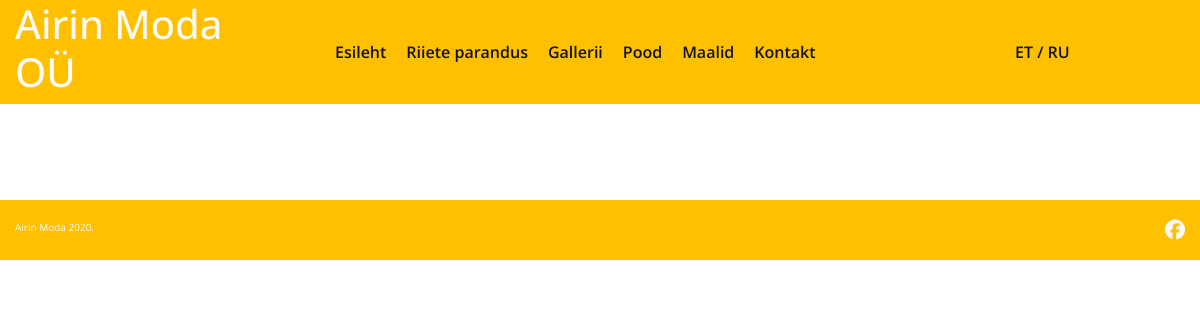
Page /paints on the earlier database version.
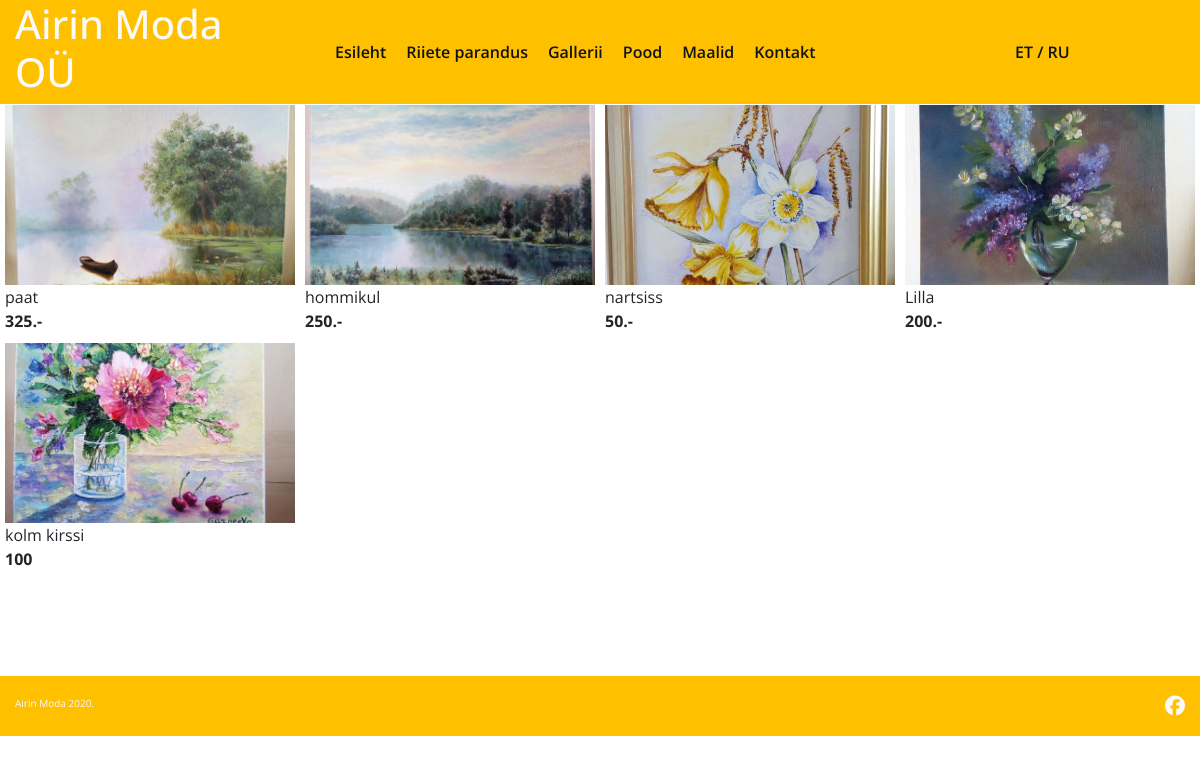
Same page on the later database version.
### gallery/models.py (models this page shows, shortened)
class Paint(models.Model):
    paint_title = models.CharField(max_length=200)
    paint_title_rus = models.CharField(max_length=200)
    paint_text = models.CharField(max_length=200)
    paint_image = models.ImageField(upload_to='gallery/')

### gallery/views.py (the view)
# urls.py: path('paints', views.paint, name='paint'),
def paint(request):
    paints = Paint.objects.all()
    return render(request, 'gallery/maalid.html', {'paints': paints})

### gallery/templates/gallery/maalid.html
{% extends 'gallery/base.html' %}
{% block content %}
{% load static %}
    <div class="gallery">
        <div class="container-fluid">
            <div class="row">
                {% for paint in paints %}
                    <div class="col-md-3">
                            <a data-fancybox="gallery" href="{{ paint.paint_image.url}}">
                                <img src="{{ paint.paint_image.url}}">
                            </a>
                            <p>{{ paint.paint_title }}</p>
                            <b>{{ paint.paint_text }}</b>
                    </div>
                {% endfor %}
            </div>
        </div>
    </div>
{% endblock %}

### gallery/templates/gallery/base.html (shortened to what this page needs)
<!doctype html>
{% load static %}
<html lang="en">
  <head>
    <link rel="stylesheet" href="https://stackpath.bootstrapcdn.com/bootstrap/4.3.1/css/bootstrap.min.css">
    <link rel="stylesheet" href="https://cdn.jsdelivr.net/gh/fancyapps/fancybox@3.5.7/dist/jquery.fancybox.min.css" />
    <link rel="stylesheet" href="{% static 'css/style.css' %}">
  </head>
  <body>
    <div class="header">
        <div class="container-fluid">
            <div class="row">
                <div class="col-md-3">
                    <a href="{% url 'gallery_list' %}"><h1>Airin Moda OÜ</h1></a>
                </div>
                <div class="col-sm-9 col-md-7">
                    <div class="menu">
                        <a href="{% url 'gallery_list' %}">Esileht</a>
                        <a href="{% url 'hinnad' %}">Riiete parandus</a>
                        <a href="{% url 'gallery_detail' %}">Gallerii</a>
                        <a href="{% url 'shop' %}">Pood</a>
                        <a href="{% url 'paint' %}">Maalid</a>
                        <a href="{% url 'gallery_list' %}">Kontakt</a>
                    </div>
                </div>
                <div class="col-sm-2 col-md-2">
                    <div class="lang">
                        <a href="{% url 'gallery_list' %}">ET</a>
                        <span>/</span>
                        <a href="{% url 'rus' %}">RU</a>
                    </div>
                </div>
            </div>
        </div>
    </div>
        {% block content %}
        {% endblock %}
    <div class="footer">
        <div class="container-fluid">
            <div class="row">
                <div class="col-6">
                    <p>Airin Moda 2020.</p>
                </div>
                <div class="col-6">
                    <a href="#"><i class="fab fa-facebook"></i></a>
                </div>
            </div>
        </div>
    </div>
  </body>
</html>

### gallery/static/css/style.css (style rules this page uses)
body, * { font-family: 'Open Sans', sans-serif; }
p { margin: 0; }
.header { position: fixed; z-index: 10; width: 100vw; background-color: #ffc000; color: #fafafa; font-size: 13px; height: auto; line-height: 40px; font-weight: 600; }
.header .menu { font-size: 16px; display: -webkit-box; display: -ms-flexbox; display: flex; height: auto; }
.header .menu a { color: #111211; margin-left: 20px; }
.header a { color: #fafafa; }
.header .lang { font-size: 16px; color: #111211; }
.header .lang a { color: #111211; }
.header .col-md-2, .header .col-md-3 { display: -webkit-box; display: -ms-flexbox; display: flex; -webkit-box-align: center; -ms-flex-align: center; align-items: center; }
.header .col-md-7 { display: -webkit-box; display: -ms-flexbox; display: flex; -webkit-box-align: center; -ms-flex-align: center; align-items: center; }
.gallery { padding: 100px 0px; }
.gallery .col-md-3 { height: 100%; display: inline; top: 0; padding: 5px; }
.gallery .col-md-3 img { width: 100%; height: 180px; -o-object-fit: cover; object-fit: cover; }
.footer { color: #fafafa; height: 60px; background-color: #ffc000; font-size: 10px; display: -webkit-box; display: -ms-flexbox; display: flex; -webkit-box-align: center; -ms-flex-align: center; align-items: center; }
.footer a { margin-left: 0 !important; color: #fafafa; }
.footer a i { font-size: 20px; }
.footer .col-6:last-child { display: -webkit-box; display: -ms-flexbox; display: flex; -webkit-box-pack: end; -ms-flex-pack: end; justify-content: flex-end; }

Differences in the rows shown:
added Paint: paint_image (picture), paint_title "paat", paint_text "325.-"
added Paint: paint_image (picture), paint_title "hommikul", paint_text "250.-"
added Paint: paint_image (picture), paint_title "nartsiss", paint_text "50.-"
added Paint: paint_image (picture), paint_title "Lilla", paint_text "200.-"
added Paint: paint_image (picture), paint_title "kolm kirssi", paint_text "100"
